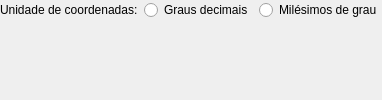
                   <widget class="QWidget" name="pgGridAscGRID">
                    <layout class="QGridLayout" name="gridLayout_31">
                     <property name="leftMargin">
                      <number>0</number>
                     </property>
                     <property name="topMargin">
                      <number>0</number>
                     </property>
                     <property name="rightMargin">
                      <number>0</number>
                     </property>
                     <property name="bottomMargin">
                      <number>0</number>
                     </property>
                     <item row="0" column="0">
                      <layout class="QGridLayout" name="gridLayout_34">
                       <item row="0" column="0">
                        <widget class="QLabel" name="label_33">
                         <property name="text">
                          <string>Unidade de coordenadas:</string>
                         </property>
                        </widget>
                       </item>
                       <item row="0" column="1">
                        <widget class="QRadioButton" name="rbGridAscUnidGrausDec">
                         <property name="text">
                          <string>Graus decimais</string>
                         </property>
                        </widget>
                       </item>
                       <item row="0" column="2">
                        <widget class="QRadioButton" name="rbGridAscUnidGrausMil">
                         <property name="text">
                          <string>Milésimos de grau</string>
                         </property>
                        </widget>
                       </item>
                      </layout>
                     </item>
                     <item row="1" column="0">
                      <spacer>
                       <property name="orientation">
                        <enum>Qt::Vertical</enum>
                       </property>
                       <property name="sizeHint" stdset="0">
                        <size>
                         <width>20</width>
                         <height>40</height>
                        </size>
                       </property>
                      </spacer>
                     </item>
                    </layout>
                   </widget>
